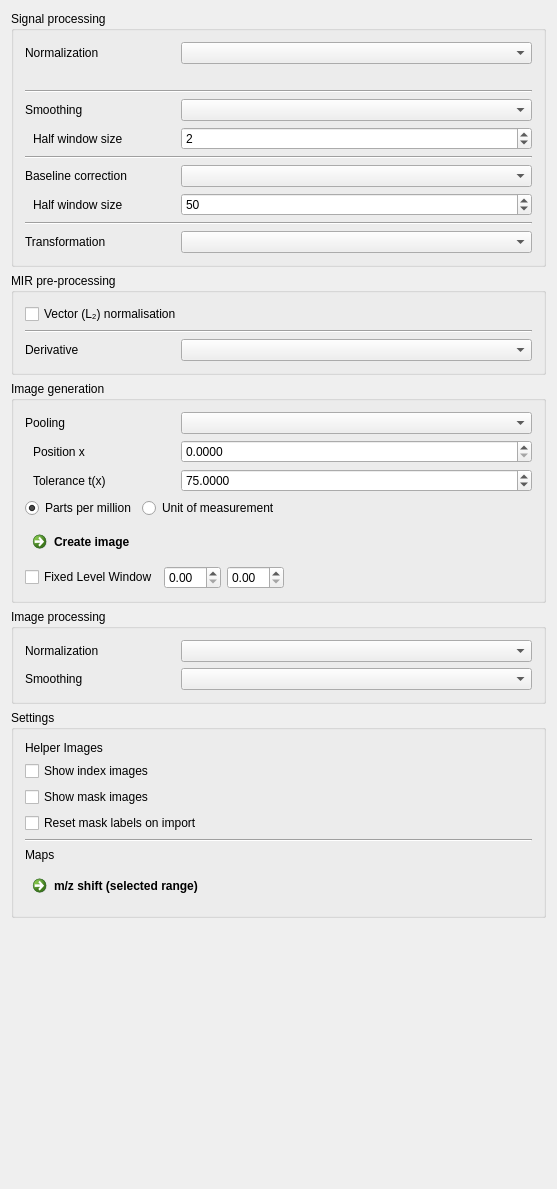
<?xml version="1.0" encoding="UTF-8"?>
<ui version="4.0">
 <class>imsDataControls</class>
 <widget class="QWidget" name="imsDataControls">
  <property name="enabled">
   <bool>true</bool>
  </property>
  <property name="geometry">
   <rect>
    <x>0</x>
    <y>0</y>
    <width>557</width>
    <height>1189</height>
   </rect>
  </property>
  <property name="sizePolicy">
   <sizepolicy hsizetype="Preferred" vsizetype="Preferred">
    <horstretch>0</horstretch>
    <verstretch>0</verstretch>
   </sizepolicy>
  </property>
  <property name="minimumSize">
   <size>
    <width>0</width>
    <height>0</height>
   </size>
  </property>
  <property name="maximumSize">
   <size>
    <width>16777215</width>
    <height>16777215</height>
   </size>
  </property>
  <property name="windowTitle">
   <string>ImzML Data View</string>
  </property>
  <property name="styleSheet">
   <string notr="true"/>
  </property>
  <layout class="QVBoxLayout" name="verticalLayout">
   <item>
    <widget class="QGroupBox" name="groupBox_2">
     <property name="sizePolicy">
      <sizepolicy hsizetype="Preferred" vsizetype="Preferred">
       <horstretch>0</horstretch>
       <verstretch>0</verstretch>
      </sizepolicy>
     </property>
     <property name="toolTip">
      <string>Processing of spectral input data.</string>
     </property>
     <property name="title">
      <string>Signal processing</string>
     </property>
     <layout class="QVBoxLayout" name="verticalLayout_3">
      <item>
       <layout class="QHBoxLayout" name="horizontalLayout_7">
        <item>
         <widget class="QLabel" name="label_17">
          <property name="minimumSize">
           <size>
            <width>150</width>
            <height>0</height>
           </size>
          </property>
          <property name="maximumSize">
           <size>
            <width>150</width>
            <height>16777215</height>
           </size>
          </property>
          <property name="text">
           <string>Normalization</string>
          </property>
          <property name="indent">
           <number>0</number>
          </property>
         </widget>
        </item>
        <item>
         <widget class="QComboBox" name="CBNormalization">
          <property name="toolTip">
           <string>Normalization to use for intensity normalization.</string>
          </property>
         </widget>
        </item>
       </layout>
      </item>
      <item>
       <widget class="QLabel" name="lblCentroidNormalizationWarning">
        <property name="text">
         <string/>
        </property>
        <property name="wordWrap">
         <bool>true</bool>
        </property>
        <property name="visible">
         <bool>false</bool>
        </property>
       </widget>
      </item>
      <item>
       <widget class="Line" name="line_2">
        <property name="orientation">
         <enum>Qt::Orientation::Horizontal</enum>
        </property>
       </widget>
      </item>
      <item>
       <layout class="QHBoxLayout" name="horizontalLayout_8">
        <item>
         <widget class="QLabel" name="label_18">
          <property name="minimumSize">
           <size>
            <width>150</width>
            <height>0</height>
           </size>
          </property>
          <property name="maximumSize">
           <size>
            <width>150</width>
            <height>16777215</height>
           </size>
          </property>
          <property name="text">
           <string>Smoothing</string>
          </property>
          <property name="indent">
           <number>0</number>
          </property>
         </widget>
        </item>
        <item>
         <widget class="QComboBox" name="CBSmoothing">
          <property name="sizePolicy">
           <sizepolicy hsizetype="Preferred" vsizetype="Preferred">
            <horstretch>0</horstretch>
            <verstretch>0</verstretch>
           </sizepolicy>
          </property>
          <property name="toolTip">
           <string>Smoothing method  to use for intensity smoothing along x-axis.</string>
          </property>
         </widget>
        </item>
       </layout>
      </item>
      <item>
       <layout class="QHBoxLayout" name="horizontalLayout_9">
        <item>
         <widget class="QLabel" name="label">
          <property name="sizePolicy">
           <sizepolicy hsizetype="Preferred" vsizetype="Preferred">
            <horstretch>1</horstretch>
            <verstretch>0</verstretch>
           </sizepolicy>
          </property>
          <property name="minimumSize">
           <size>
            <width>150</width>
            <height>0</height>
           </size>
          </property>
          <property name="maximumSize">
           <size>
            <width>150</width>
            <height>16777215</height>
           </size>
          </property>
          <property name="text">
           <string>Half window size</string>
          </property>
          <property name="alignment">
           <set>Qt::AlignmentFlag::AlignLeading|Qt::AlignmentFlag::AlignLeft|Qt::AlignmentFlag::AlignVCenter</set>
          </property>
          <property name="indent">
           <number>8</number>
          </property>
         </widget>
        </item>
        <item>
         <widget class="QSpinBox" name="spnBxSmoothing">
          <property name="sizePolicy">
           <sizepolicy hsizetype="Preferred" vsizetype="Preferred">
            <horstretch>0</horstretch>
            <verstretch>0</verstretch>
           </sizepolicy>
          </property>
          <property name="minimumSize">
           <size>
            <width>0</width>
            <height>0</height>
           </size>
          </property>
          <property name="maximumSize">
           <size>
            <width>16777215</width>
            <height>16777215</height>
           </size>
          </property>
          <property name="toolTip">
           <string>Half window size used by the smoothing method.</string>
          </property>
          <property name="minimum">
           <number>0</number>
          </property>
          <property name="maximum">
           <number>100000</number>
          </property>
          <property name="value">
           <number>2</number>
          </property>
         </widget>
        </item>
       </layout>
      </item>
      <item>
       <widget class="Line" name="line_3">
        <property name="orientation">
         <enum>Qt::Orientation::Horizontal</enum>
        </property>
       </widget>
      </item>
      <item>
       <layout class="QHBoxLayout" name="horizontalLayout_11">
        <item>
         <widget class="QLabel" name="label_20">
          <property name="minimumSize">
           <size>
            <width>150</width>
            <height>0</height>
           </size>
          </property>
          <property name="maximumSize">
           <size>
            <width>150</width>
            <height>16777215</height>
           </size>
          </property>
          <property name="text">
           <string>Baseline correction</string>
          </property>
          <property name="indent">
           <number>0</number>
          </property>
         </widget>
        </item>
        <item>
         <widget class="QComboBox" name="CBBaselineCorrection">
          <property name="toolTip">
           <string>Baseline correction method to be used for appropriate transformation of intensities.</string>
          </property>
         </widget>
        </item>
       </layout>
      </item>
      <item>
       <layout class="QHBoxLayout" name="horizontalLayout_12">
        <item>
         <widget class="QLabel" name="label_4">
          <property name="sizePolicy">
           <sizepolicy hsizetype="Preferred" vsizetype="Preferred">
            <horstretch>1</horstretch>
            <verstretch>0</verstretch>
           </sizepolicy>
          </property>
          <property name="minimumSize">
           <size>
            <width>150</width>
            <height>0</height>
           </size>
          </property>
          <property name="maximumSize">
           <size>
            <width>150</width>
            <height>16777215</height>
           </size>
          </property>
          <property name="text">
           <string>Half window size</string>
          </property>
          <property name="alignment">
           <set>Qt::AlignmentFlag::AlignLeading|Qt::AlignmentFlag::AlignLeft|Qt::AlignmentFlag::AlignVCenter</set>
          </property>
          <property name="indent">
           <number>8</number>
          </property>
         </widget>
        </item>
        <item>
         <widget class="QSpinBox" name="spnBxBaseline">
          <property name="sizePolicy">
           <sizepolicy hsizetype="Preferred" vsizetype="Preferred">
            <horstretch>0</horstretch>
            <verstretch>0</verstretch>
           </sizepolicy>
          </property>
          <property name="minimumSize">
           <size>
            <width>0</width>
            <height>0</height>
           </size>
          </property>
          <property name="maximumSize">
           <size>
            <width>16777215</width>
            <height>16777215</height>
           </size>
          </property>
          <property name="toolTip">
           <string>Half window size used by the baseline correction method.</string>
          </property>
          <property name="value">
           <number>50</number>
          </property>
         </widget>
        </item>
       </layout>
      </item>
      <item>
       <widget class="Line" name="line_6">
        <property name="orientation">
         <enum>Qt::Orientation::Horizontal</enum>
        </property>
       </widget>
      </item>
      <item>
       <layout class="QHBoxLayout" name="horizontalLayout_13">
        <item>
         <widget class="QLabel" name="label_19">
          <property name="minimumSize">
           <size>
            <width>150</width>
            <height>0</height>
           </size>
          </property>
          <property name="maximumSize">
           <size>
            <width>150</width>
            <height>16777215</height>
           </size>
          </property>
          <property name="text">
           <string>Transformation</string>
          </property>
          <property name="indent">
           <number>0</number>
          </property>
         </widget>
        </item>
        <item>
         <widget class="QComboBox" name="CBTransformation">
          <property name="toolTip">
           <string>Intensity transformation method (applied last).</string>
          </property>
         </widget>
        </item>
       </layout>
      </item>
     </layout>
    </widget>
   </item>
   <item>
    <widget class="QGroupBox" name="groupBoxMIR">
     <property name="toolTip">
      <string>Mid-InfraRed specific pre-processing steps applied per-spectrum during image access initialization (MIR modality only).</string>
     </property>
     <property name="title">
      <string>MIR pre-processing</string>
     </property>
     <layout class="QVBoxLayout" name="verticalLayout_MIR">
      <item>
       <widget class="QCheckBox" name="ckMIRVectorNormalization">
        <property name="text"><string>Vector (L&#8322;) normalisation</string></property>
        <property name="toolTip"><string>Divide each spectrum by its Euclidean norm to remove intensity variation caused by sample thickness or detector sensitivity differences.</string></property>
       </widget>
      </item>
      <item>
       <widget class="Line" name="lineMIR3">
        <property name="orientation"><enum>Qt::Orientation::Horizontal</enum></property>
       </widget>
      </item>
      <item>
       <layout class="QHBoxLayout" name="hLayoutMIRDeriv">
        <item>
         <widget class="QLabel" name="labelMIRDeriv">
          <property name="minimumSize"><size><width>150</width><height>0</height></size></property>
          <property name="maximumSize"><size><width>150</width><height>16777215</height></size></property>
          <property name="text"><string>Derivative</string></property>
          <property name="toolTip"><string>Apply a spectral derivative to each spectrum before image generation (Step 5).</string></property>
          <property name="indent"><number>0</number></property>
         </widget>
        </item>
        <item>
         <widget class="QComboBox" name="CBMIRDerivative">
          <property name="toolTip"><string>None: off.  First: centred 1st-order finite difference.  Second: centred 2nd-order finite difference.</string></property>
         </widget>
        </item>
       </layout>
      </item>
     </layout>
    </widget>
   </item>
   <item>
    <widget class="QGroupBox" name="groupBox">
     <property name="toolTip">
      <string>Create (ion) images by accumulation of intensities (pooling) along the spectral axis.</string>
     </property>
     <property name="title">
      <string>Image generation</string>
     </property>
     <property name="flat">
      <bool>false</bool>
     </property>
     <property name="checkable">
      <bool>false</bool>
     </property>
     <layout class="QVBoxLayout" name="verticalLayout_2">
      <item>
       <layout class="QHBoxLayout" name="horizontalLayout_2">
        <item>
         <widget class="QLabel" name="label_14">
          <property name="minimumSize">
           <size>
            <width>150</width>
            <height>0</height>
           </size>
          </property>
          <property name="maximumSize">
           <size>
            <width>150</width>
            <height>16777215</height>
           </size>
          </property>
          <property name="font">
           <font>
            <italic>false</italic>
           </font>
          </property>
          <property name="toolTip">
           <string>&lt;html&gt;&lt;head/&gt;&lt;body&gt;&lt;p&gt;Values in a range based query are processed/pooled according to the selected strategy.&lt;/p&gt;&lt;p&gt;&lt;br/&gt;&lt;/p&gt;&lt;/body&gt;&lt;/html&gt;</string>
          </property>
          <property name="text">
           <string>Pooling</string>
          </property>
          <property name="indent">
           <number>0</number>
          </property>
         </widget>
        </item>
        <item>
         <widget class="QComboBox" name="CBImagingStrategy">
          <property name="sizePolicy">
           <sizepolicy hsizetype="Preferred" vsizetype="Preferred">
            <horstretch>0</horstretch>
            <verstretch>0</verstretch>
           </sizepolicy>
          </property>
          <property name="toolTip">
           <string>Pool values in range, while using this method.</string>
          </property>
         </widget>
        </item>
       </layout>
      </item>
      <item>
       <layout class="QHBoxLayout" name="horizontalLayout_3">
        <item>
         <widget class="QLabel" name="label_8">
          <property name="minimumSize">
           <size>
            <width>150</width>
            <height>0</height>
           </size>
          </property>
          <property name="maximumSize">
           <size>
            <width>150</width>
            <height>16777215</height>
           </size>
          </property>
          <property name="font">
           <font>
            <italic>false</italic>
           </font>
          </property>
          <property name="toolTip">
           <string>Center of the range pooling operation.</string>
          </property>
          <property name="text">
           <string>Position x</string>
          </property>
          <property name="indent">
           <number>8</number>
          </property>
         </widget>
        </item>
        <item>
         <widget class="QDoubleSpinBox" name="spnBxMz">
          <property name="sizePolicy">
           <sizepolicy hsizetype="Preferred" vsizetype="Preferred">
            <horstretch>0</horstretch>
            <verstretch>0</verstretch>
           </sizepolicy>
          </property>
          <property name="maximumSize">
           <size>
            <width>16777215</width>
            <height>16777215</height>
           </size>
          </property>
          <property name="suffix">
           <string/>
          </property>
          <property name="decimals">
           <number>4</number>
          </property>
          <property name="maximum">
           <double>999999.000000000000000</double>
          </property>
         </widget>
        </item>
       </layout>
      </item>
      <item>
       <layout class="QHBoxLayout" name="horizontalLayout_4">
        <item>
         <widget class="QLabel" name="label_9">
          <property name="minimumSize">
           <size>
            <width>150</width>
            <height>0</height>
           </size>
          </property>
          <property name="maximumSize">
           <size>
            <width>150</width>
            <height>16777215</height>
           </size>
          </property>
          <property name="font">
           <font>
            <italic>false</italic>
           </font>
          </property>
          <property name="text">
           <string>Tolerance t(x)</string>
          </property>
          <property name="indent">
           <number>8</number>
          </property>
         </widget>
        </item>
        <item>
         <widget class="QDoubleSpinBox" name="spnBxTol">
          <property name="sizePolicy">
           <sizepolicy hsizetype="Preferred" vsizetype="Preferred">
            <horstretch>0</horstretch>
            <verstretch>0</verstretch>
           </sizepolicy>
          </property>
          <property name="minimumSize">
           <size>
            <width>0</width>
            <height>0</height>
           </size>
          </property>
          <property name="maximumSize">
           <size>
            <width>16777215</width>
            <height>16777215</height>
           </size>
          </property>
          <property name="toolTip">
           <string>How wide the range around the center position x is in each directions.</string>
          </property>
          <property name="buttonSymbols">
           <enum>QAbstractSpinBox::ButtonSymbols::UpDownArrows</enum>
          </property>
          <property name="suffix">
           <string/>
          </property>
          <property name="decimals">
           <number>4</number>
          </property>
          <property name="minimum">
           <double>0.000000000000000</double>
          </property>
          <property name="maximum">
           <double>10000000000000.000000000000000</double>
          </property>
          <property name="value">
           <double>75.000000000000000</double>
          </property>
         </widget>
        </item>
       </layout>
      </item>
      <item>
       <layout class="QHBoxLayout" name="horizontalLayout_5">
        <item>
         <widget class="QRadioButton" name="rbtnTolPPM">
          <property name="enabled">
           <bool>true</bool>
          </property>
          <property name="sizePolicy">
           <sizepolicy hsizetype="Preferred" vsizetype="Preferred">
            <horstretch>0</horstretch>
            <verstretch>0</verstretch>
           </sizepolicy>
          </property>
          <property name="minimumSize">
           <size>
            <width>0</width>
            <height>0</height>
           </size>
          </property>
          <property name="maximumSize">
           <size>
            <width>16777215</width>
            <height>16777215</height>
           </size>
          </property>
          <property name="toolTip">
           <string>Use parts per million (ppm) in relation to position x to define the range.</string>
          </property>
          <property name="text">
           <string>Parts per million</string>
          </property>
          <property name="checked">
           <bool>true</bool>
          </property>
         </widget>
        </item>
        <item>
         <widget class="QRadioButton" name="rbtnTolDa">
          <property name="enabled">
           <bool>true</bool>
          </property>
          <property name="sizePolicy">
           <sizepolicy hsizetype="Preferred" vsizetype="Preferred">
            <horstretch>0</horstretch>
            <verstretch>0</verstretch>
           </sizepolicy>
          </property>
          <property name="minimumSize">
           <size>
            <width>0</width>
            <height>0</height>
           </size>
          </property>
          <property name="maximumSize">
           <size>
            <width>16777215</width>
            <height>16777215</height>
           </size>
          </property>
          <property name="toolTip">
           <string>Use the image rleated units of measurment (Daltoons (DA) for MIS) to define the range.</string>
          </property>
          <property name="text">
           <string>Unit of measurement</string>
          </property>
          <property name="checked">
           <bool>false</bool>
          </property>
         </widget>
        </item>
        <item>
         <spacer name="horizontalSpacer">
          <property name="orientation">
           <enum>Qt::Orientation::Horizontal</enum>
          </property>
          <property name="sizeHint" stdset="0">
           <size>
            <width>40</width>
            <height>20</height>
           </size>
          </property>
         </spacer>
        </item>
       </layout>
      </item>
      <item>
       <widget class="QCommandLinkButton" name="btnCreateImage">
        <property name="sizePolicy">
         <sizepolicy hsizetype="Preferred" vsizetype="Preferred">
          <horstretch>4</horstretch>
          <verstretch>0</verstretch>
         </sizepolicy>
        </property>
        <property name="minimumSize">
         <size>
          <width>0</width>
          <height>0</height>
         </size>
        </property>
        <property name="maximumSize">
         <size>
          <width>16777215</width>
          <height>16777215</height>
         </size>
        </property>
        <property name="text">
         <string>Create image</string>
        </property>
       </widget>
      </item>
      <item>
       <layout class="QHBoxLayout" name="horizontalLayout_6">
        <item>
         <widget class="QCheckBox" name="CBUseFixedLevel">
          <property name="text">
           <string>Fixed Level Window</string>
          </property>
         </widget>
        </item>
        <item>
         <widget class="QDoubleSpinBox" name="spnBxLevel"/>
        </item>
        <item>
         <widget class="QDoubleSpinBox" name="spnBxWindow"/>
        </item>
        <item>
         <spacer name="horizontalSpacer_2">
          <property name="orientation">
           <enum>Qt::Orientation::Horizontal</enum>
          </property>
          <property name="sizeHint" stdset="0">
           <size>
            <width>40</width>
            <height>20</height>
           </size>
          </property>
         </spacer>
        </item>
       </layout>
      </item>
     </layout>
    </widget>
   </item>
   <item>
    <widget class="QGroupBox" name="groupBox_3">
     <property name="toolTip">
      <string>Spatial processing of generated images</string>
     </property>
     <property name="title">
      <string>Image processing</string>
     </property>
     <property name="flat">
      <bool>false</bool>
     </property>
     <property name="checkable">
      <bool>false</bool>
     </property>
     <layout class="QVBoxLayout" name="verticalLayout_6">
      <item>
       <layout class="QHBoxLayout" name="horizontalLayout_10">
        <item>
         <widget class="QLabel" name="label_15">
          <property name="minimumSize">
           <size>
            <width>150</width>
            <height>0</height>
           </size>
          </property>
          <property name="maximumSize">
           <size>
            <width>150</width>
            <height>16777215</height>
           </size>
          </property>
          <property name="font">
           <font>
            <italic>false</italic>
           </font>
          </property>
          <property name="toolTip">
           <string/>
          </property>
          <property name="text">
           <string>Normalization</string>
          </property>
          <property name="indent">
           <number>0</number>
          </property>
         </widget>
        </item>
        <item>
         <widget class="QComboBox" name="CBImageNormalization">
          <property name="sizePolicy">
           <sizepolicy hsizetype="Preferred" vsizetype="Preferred">
            <horstretch>0</horstretch>
            <verstretch>0</verstretch>
           </sizepolicy>
          </property>
          <property name="toolTip">
           <string/>
          </property>
         </widget>
        </item>
       </layout>
      </item>
      <item>
       <layout class="QHBoxLayout" name="horizontalLayout_18">
        <item>
         <widget class="QLabel" name="label_22">
          <property name="minimumSize">
           <size>
            <width>150</width>
            <height>0</height>
           </size>
          </property>
          <property name="maximumSize">
           <size>
            <width>150</width>
            <height>16777215</height>
           </size>
          </property>
          <property name="font">
           <font>
            <italic>false</italic>
           </font>
          </property>
          <property name="toolTip">
           <string/>
          </property>
          <property name="text">
           <string>Smoothing</string>
          </property>
          <property name="indent">
           <number>0</number>
          </property>
         </widget>
        </item>
        <item>
         <widget class="QComboBox" name="CBImageSmoothing">
          <property name="sizePolicy">
           <sizepolicy hsizetype="Preferred" vsizetype="Preferred">
            <horstretch>0</horstretch>
            <verstretch>0</verstretch>
           </sizepolicy>
          </property>
          <property name="toolTip">
           <string/>
          </property>
         </widget>
        </item>
       </layout>
      </item>
     </layout>
    </widget>
   </item>
   <item>
    <widget class="QGroupBox" name="settings">
     <property name="title">
      <string>Settings</string>
     </property>
     <layout class="QVBoxLayout" name="verticalLayout_4">
      <item>
       <widget class="QLabel" name="label_2">
        <property name="text">
         <string>Helper Images</string>
        </property>
       </widget>
      </item>
      <item>
       <widget class="QCheckBox" name="showIndexImages">
        <property name="text">
         <string>Show index images</string>
        </property>
        <property name="tristate">
         <bool>false</bool>
        </property>
       </widget>
      </item>
      <item>
       <widget class="QCheckBox" name="showMaskImages">
        <property name="text">
         <string>Show mask images</string>
        </property>
        <property name="tristate">
         <bool>false</bool>
        </property>
       </widget>
      </item>
      <item>
       <widget class="QCheckBox" name="ckResetMaskLabels">
        <property name="toolTip">
         <string>Remaps the foreground label value to 1. Only applies if the segmentation has exactly two labels (background + one foreground) and the foreground label value is not 1.</string>
        </property>
        <property name="text">
         <string>Reset mask labels on import</string>
        </property>
        <property name="checked">
         <bool>false</bool>
        </property>
       </widget>
      </item>
      <item>
       <widget class="Line" name="line">
        <property name="orientation">
         <enum>Qt::Orientation::Horizontal</enum>
        </property>
       </widget>
      </item>
      <item>
       <widget class="QLabel" name="label_6">
        <property name="text">
         <string>Maps</string>
        </property>
       </widget>
      </item>
      <item>
       <widget class="QCommandLinkButton" name="btnCreateShiftMap">
        <property name="text">
         <string>m/z shift (selected range)</string>
        </property>
       </widget>
      </item>
     </layout>
    </widget>
   </item>
   <item>
    <spacer name="verticalSpacer">
     <property name="orientation">
      <enum>Qt::Orientation::Vertical</enum>
     </property>
     <property name="sizeHint" stdset="0">
      <size>
       <width>20</width>
       <height>40</height>
      </size>
     </property>
    </spacer>
   </item>
  </layout>
 </widget>
 <layoutdefault spacing="6" margin="11"/>
 <resources/>
 <connections/>
</ui>
